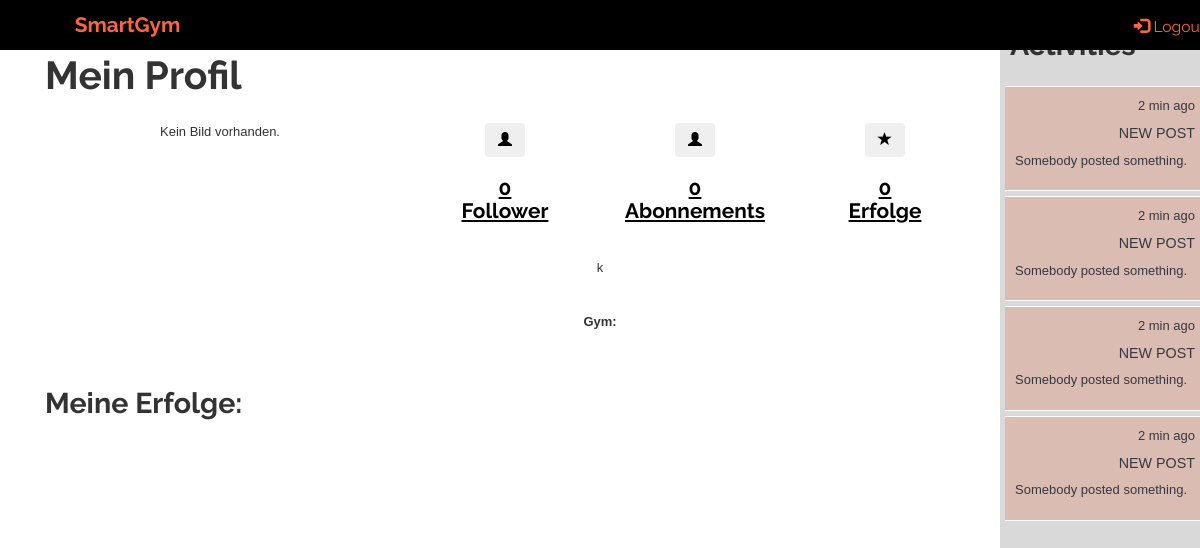
Page /tracker/profile/1 (signed in) on the earlier database version.
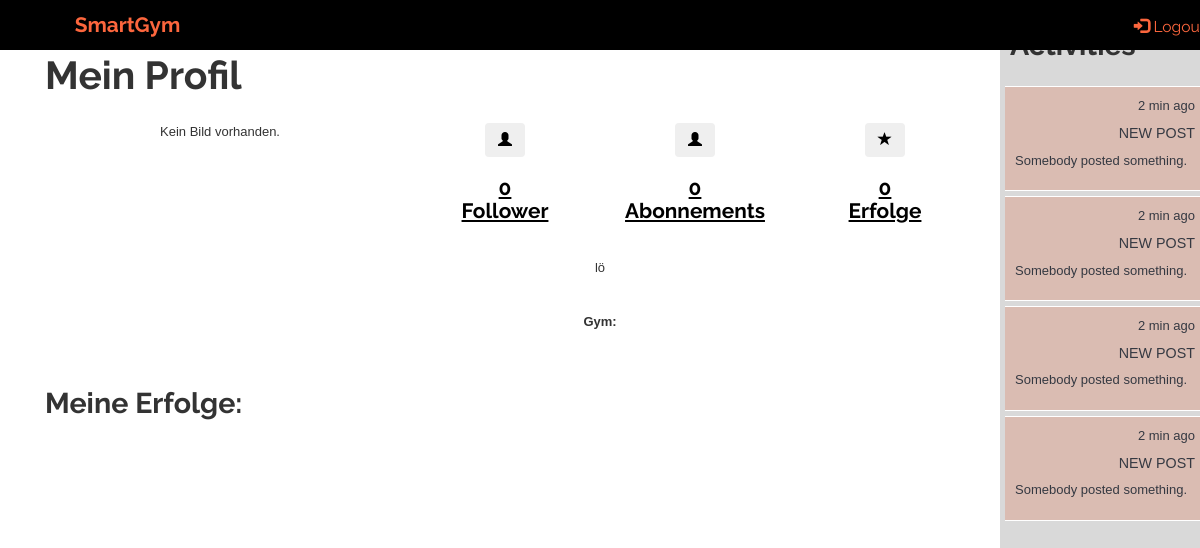
Same page on the later database version.
### tracker/models.py (models this page shows, shortened)
class Profile(models.Model):
    user = models.OneToOneField(User, primary_key=True, on_delete=models.CASCADE)
    bio = models.TextField(max_length=500, blank=True, help_text="Beschreibung.")
    profile_image = models.ImageField(upload_to=get_image_path, blank=True, null=True)
    def get_follows_connections(self):
        connections = Connection.objects.filter(follower=self.user)
        return connections
    class Meta:
        abstract = True

class UserProfile(Profile):
    date_of_birth = models.DateField(null=False, blank=False)
    gym = models.ManyToManyField('GymProfile', blank=True)
    rfid_tag = models.CharField('RFID', max_length=10, blank=True, null=True)
    achievements = models.ManyToManyField('Achievement', blank=True)

### tracker/views.py (the view)
# urls.py: url(r'^profile/(?P<pk>\d+)$', views.UserProfileView.as_view(), name='profile'),
class UserProfileView(LoginRequiredMixin, generic.DetailView):
    model = UserProfile
    context_object_name = 'profile'
    template_name = 'tracker/profile.html'
    def get_context_data(self, **kwargs):
        context = super().get_context_data(**kwargs)
        context['base_template'] = 'tracker/User/user_tracker_base.html'
        return context

### tracker/templates/tracker/profile.html (shortened to what the changed rows need)
{% extends base_template %}
{% block extra_head %}
{% load static %}
<link rel="stylesheet" href="{% static 'css/style.css' %}">
{% endblock %}
{% block site_content %}
<div class="container background-col">
    <div class="row full-height">
        <div class="col-xs-12 col-sm-12 col-md-12 col-lg-12 padding-0">
            <div class="row row-eq-height">
                {% if profile.user == user %}
                    <div class="col-xs-12 col-sm-12 col-md-12 col-lg-12">
                        <h1>Mein Profil</h1>
                    </div>
                {% else %}
                    <div class="col-xs-12 col-sm-12 col-md-12 col-lg-12 hcenter">
                        <h1>{{ profile.user.username }}'s Profil</h1>
                    </div>
                {% endif %}
            </div>
            <div class="row text-center row-eq-height sm-row-padding">
                <div class="col-xs-4 col-sm-4 col-md-2 col-lg-2">
                    <a href="{% url 'followers' profile.user.id %}" class="text-center black-text">
                        <h3><b>{{ profile.get_follows_connections |length }}<br>Abonnements</b></h3>
                    </a>
                </div>
                <div class="col-xs-4 cglyol-sm-4 col-md-2 col-lg-2">
                    <a href="#" class="text-center black-text">
                        <h3><b>{{ profile.achievements.all |length }}<br>Erfolge</b></h3>
                    </a>
                </div>
            </div>
            {% if profile.bio %}
                <div class="row text-center sm-row-padding">
                    <div class="col-xs-12 col-sm-12 col-md-12 col-lg-12">
                        <p>{{ profile.bio }}</p>
                    </div>
                </div>
            {% endif %}
            <div class="row sm-row-padding">
                <div class="col-xs-12 col-sm-12 col-md-12 col-lg-12">
                    {% if profile.user == user %}
                        <h2>Meine Erfolge:</h2>
                    {% else %}
                        <h2><b>{{ profile.user.username }}'s Erfolge:</b></h2>
                    {% endif %}
                </div>
            </div>
        </div>
    </div>
</div>
{% endblock %}

Differences in the rows shown:
changed UserProfile: bio "k" → "lö"
